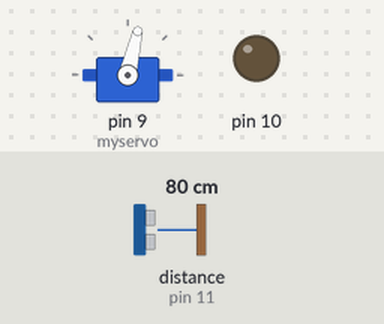
The sketch below on a simulated Arduino Uno, built with avr-gcc and run on an emulated ATmega328P. On the bench: servo, output pins drawn as LEDs (lit = HIGH). Wiring (inferred from the names in the program): ultrasonic range finder: trigger pin 12; echo pin 11. Dashed ring = blinking. The test bench sets the inputs (shaded band); at power-on: distance to the obstacle (sensor on pin 11) 80 cm. The echo pulse lasts 58.3 µs per cm; pins used as bus, display or sensor lines are not drawn; what the sketch prints to the serial monitor is not drawn.

Above: at 1.2 s.
1.3 s: distance to the obstacle (sensor on pin 11) set to 9 cm
At 2.1 s:
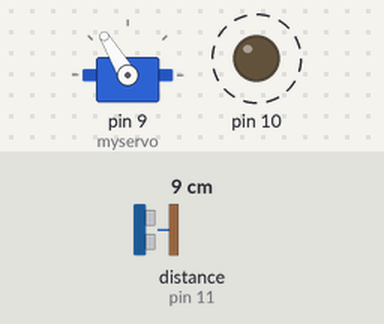
4.3 s: distance to the obstacle (sensor on pin 11) set to 18 cm
At 5.2 s:
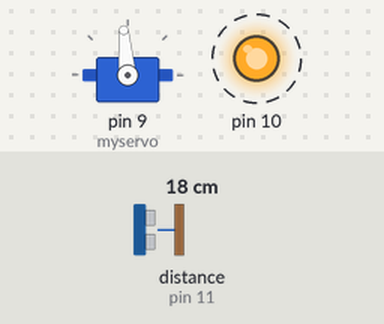
7.3 s: distance to the obstacle (sensor on pin 11) set to 35 cm
At 7.9 s:
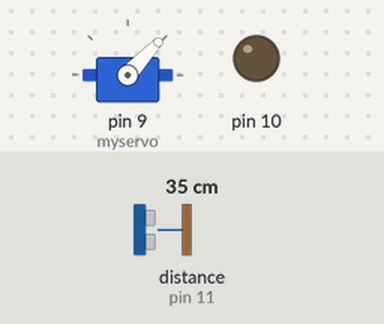
10.3 s: distance to the obstacle (sensor on pin 11) set to 2 cm
At 11.3 s:
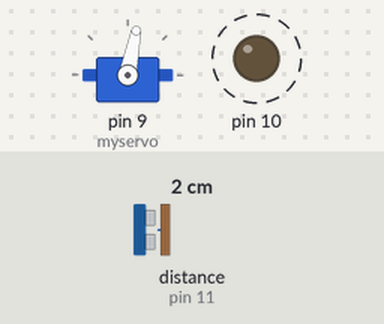
13.3 s: distance to the obstacle (sensor on pin 11) set to 18 cm
16.3 s: distance to the obstacle (sensor on pin 11) set to 4 cm
Timing chart, 0 to 20.3 s (numbered marks = the images above; inputs shaded):
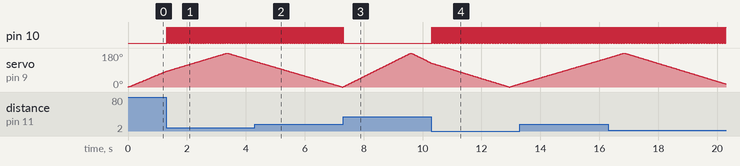

Measured:
- after the input at 1.3 s, pin 10: alternates HIGH for 0.01 s and LOW for 0.01 s, starting at once
- after the input at 7.3 s, pin 10: goes on until 7.3 s, then stays LOW
- after the input at 10.3 s, pin 10: alternates HIGH for 0.01 s and LOW for 0.01 s, starting at once
- by itself, servo on pin 9 (myservo): rises from 154° to 180° in 0.53 s, then falls to 16° in 3.5 s

The sketch:

Sonar.ino
```cpp
#include <Servo.h>

int servopin = 9;
int servopos;
int trigPin = 12;
int echoPin = 11;
int duration;
Servo myservo;
int distance;

void setup() {
  // put your setup code here, to run once:
  Serial.begin(9600);
  pinMode(10,OUTPUT);
  myservo.attach(9);
  pinMode(trigPin,OUTPUT);
  pinMode(echoPin,INPUT);


}

void loop() {

  for(int i = 0; i < 180; i++)
  {
    servopos = i;
    myservo.write(i);
    delay(10);

    digitalWrite(trigPin,LOW);
    delayMicroseconds(2);
    digitalWrite(trigPin,HIGH);
    delayMicroseconds(2);
    digitalWrite(trigPin,LOW);
    duration = pulseIn(echoPin,HIGH);
    distance = duration*0.034/2;

    Serial.print(i);
    Serial.print(",");
    Serial.print(distance);
    Serial.print(".");

    if(duration <= 1800)
    {
      digitalWrite(10,HIGH);
      delay(10);
      digitalWrite(10,LOW);

    }

  }
  for(int i = 180; i > 0;i--)
  {
    servopos = i;
    myservo.write(i);
    delay(10);

    digitalWrite(trigPin,LOW);
    delayMicroseconds(5);
    digitalWrite(trigPin,HIGH);
    delayMicroseconds(5);
    digitalWrite(trigPin,LOW);
    duration = pulseIn(echoPin,HIGH);
    distance = duration*0.034/2;


    Serial.print(i);
    Serial.print(",");
    Serial.print(distance);
    Serial.print(".");


    if(duration <= 1800)
    {
      digitalWrite(10,HIGH);
      delay(10);
      digitalWrite(10,LOW);

    }


  }

}
```
